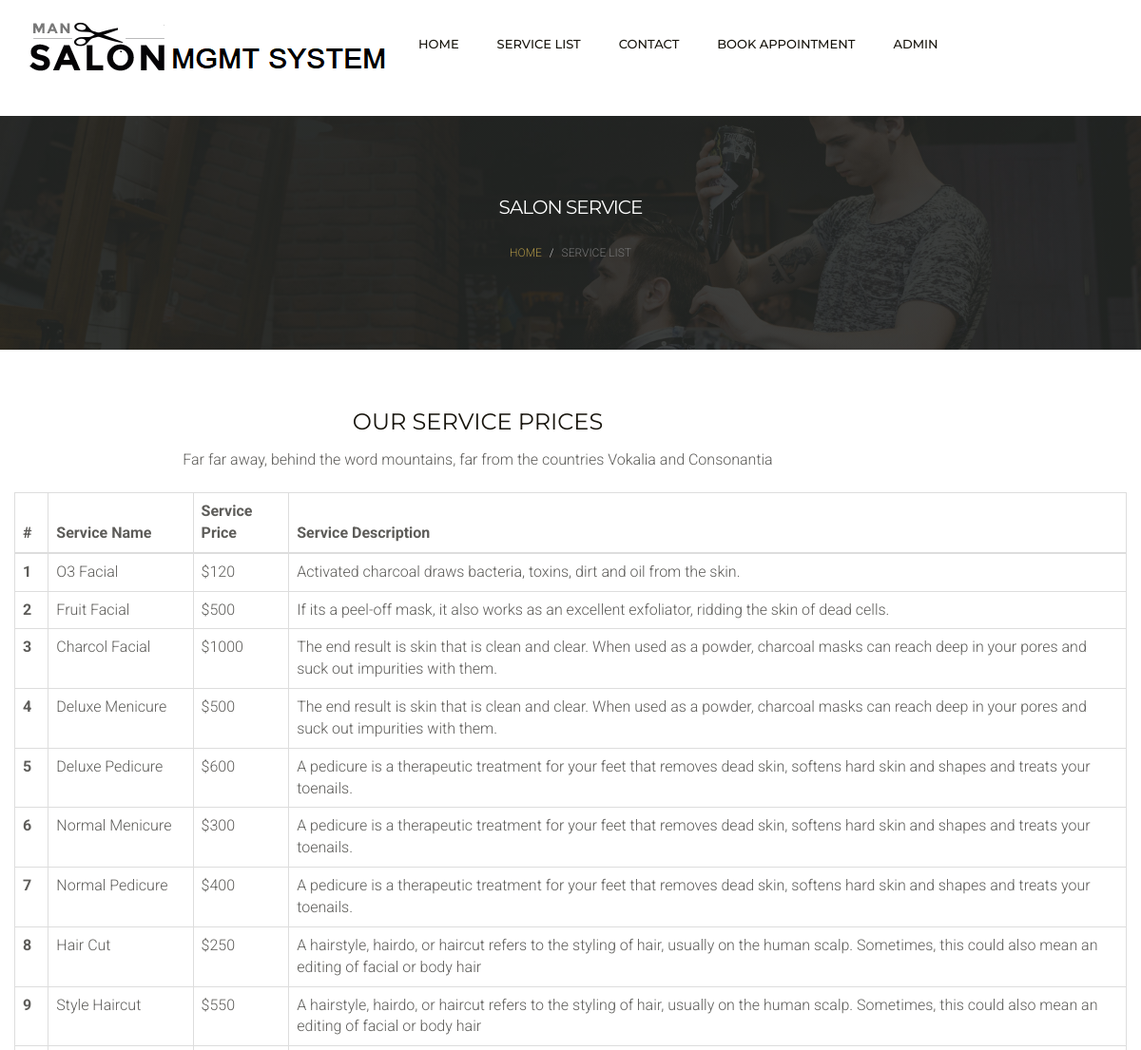
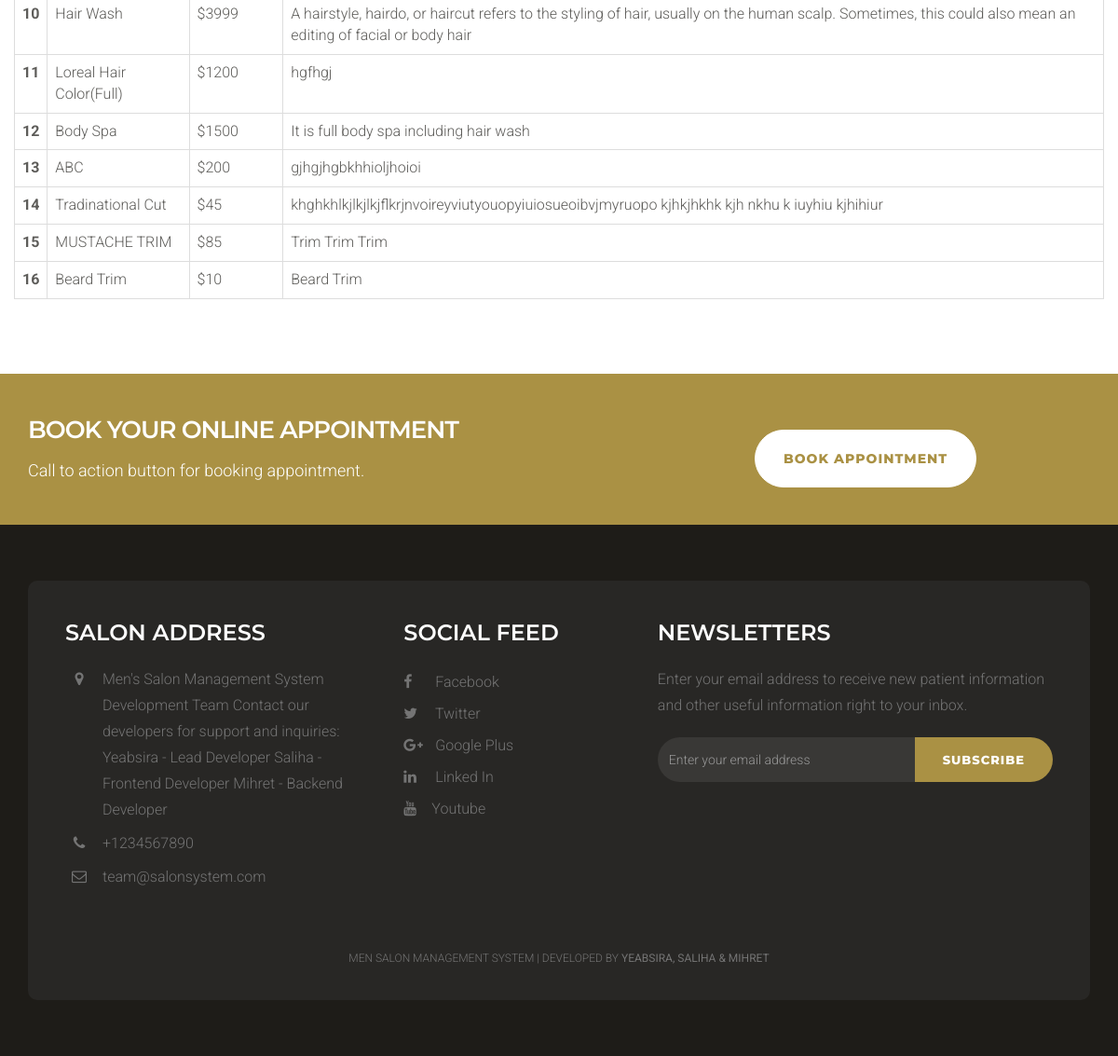
Page /msms/service-list.php on the committed database (2 pictures, top to bottom).
### tables this page shows
CREATE TABLE `tblservices` (
  `ID` int(10) NOT NULL,
  `ServiceName` varchar(200) DEFAULT NULL,
  `Description` mediumtext DEFAULT NULL,
  `Cost` int(10) DEFAULT NULL,
  `CreationDate` timestamp NULL DEFAULT current_timestamp()
);

CREATE TABLE `tblpage` (
  `ID` int(10) NOT NULL,
  `PageType` varchar(200) DEFAULT NULL,
  `PageTitle` mediumtext DEFAULT NULL,
  `PageDescription` mediumtext DEFAULT NULL,
  `Email` varchar(200) DEFAULT NULL,
  `MobileNumber` bigint(10) DEFAULT NULL,
  `UpdationDate` date DEFAULT NULL,
  `Timing` varchar(200) NOT NULL
);

### msms/service-list.php (the view, shortened to what this page needs)
<?php
include('includes/dbconnection.php');
  ?>
<!DOCTYPE html>
<html lang="en">
<head>
    <link href="css/bootstrap.min.css" rel="stylesheet">
    <link href="css/font-awesome.min.css" rel="stylesheet">
    <link href="css/style.css" rel="stylesheet">
</head>
<body>
   <?php include_once('includes/header.php');?>
    <div class="page-header">
        <div class="container">
            <div class="row">
                <div class="col-lg-12 col-md-12 col-sm-12 col-xs-12">
                    <div class="page-caption">
                        <h2 class="page-title">Salon Service</h2>
                        <div class="page-breadcrumb">
                            <ol class="breadcrumb">
                                <li><a href="index.php">Home</a></li>
                                <li class="active">service list</li>
                            </ol>
                        </div>
                    </div>
                </div>
            </div>
        </div>
    </div>
    <div class="content">
        <div class="container">
            <div class="row">
                <div class="col-md-10 heading-section text-center ftco-animate" style="padding-bottom: 20px;">
            <h2 class="mb-4">Our Service Prices</h2>
            <p>Far far away, behind the word mountains, far from the countries Vokalia and Consonantia</p>
          </div>
               <table class="table table-bordered"> <thead> <tr> <th>#</th> <th>Service Name</th> <th>Service Price</th> <th>Service Description</th> </tr> </thead> <tbody>
<?php
$ret=mysqli_query($con,"select *from  tblservices");
$cnt=1;
while ($row=mysqli_fetch_array($ret)) {
?>
             <tr> <th scope="row"><?php echo $cnt;?></th> <td><?php  echo $row['ServiceName'];?></td> <td>$<?php  echo $row['Cost'];?></td> <td><?php  echo $row['Description'];?></td> </tr>   <?php
$cnt=$cnt+1;
}?></tbody> </table>
            </div>
        </div>
    </div>
    <div class="space-small bg-primary">
        <div class="container">
            <div class="row">
                <div class="col-lg-8 col-sm-7 col-md-8 col-xs-12">
                    <h1 class="cta-title">Book your online appointment</h1>
                    <p class="cta-text"> Call to action button for booking appointment.</p>
                </div>
                <div class="col-lg-4 col-sm-5 col-md-4 col-xs-12">
                    <a href="appointment.php" class="btn btn-white btn-lg mt20">Book Appointment</a>
                </div>
            </div>
        </div>
    </div>
    <?php include_once('includes/footer.php');?>
</body>
</html>

### msms/includes/header.php
<div class="header">
        <div class="container">
            <div class="row">
                <div class="col-lg-4 col-md-4 col-sm-12 col-xs-12">
                    <a href="index.php"><img src="images/logo.png" alt=""></a>
                </div>
                <div class="col-lg-8 col-md-4 col-sm-12 col-xs-12">
                    <div class="navigation">
                        <div id="navigation">
                            <ul>
                                <li class="active"><a href="index.php" title="Home">Home</a></li>
                                <li><a href="service-list.php" title="Service List">Service List</a>
                                </li>
                                <li><a href="contact.php" title="Contact Us">Contact</a> </li>
                                <li><a href="appointment.php" title="Styleguide">Book Appointment</a> </li>
                                <li><a href="admin/index.php" title="Contact Us">Admin</a> </li>
                            </ul>
                        </div>
                    </div>
                </div>
            </div>
        </div>
    </div>

### msms/includes/footer.php (shortened to what this page needs)
<?php
include('includes/dbconnection.php');
  ?>
<div class="footer">
        <div class="container">
            <div class="footer-block">
                <div class="row">
                    <div class="col-lg-4 col-md-4 col-sm-6 col-xs-12">
                        <div class="footer-widget">
                            <h2 class="widget-title">Salon Address</h2>
                            <ul class="listnone contact">
                                <?php
$ret=mysqli_query($con,"select * from tblpage where PageType='contactus' ");
while ($row=mysqli_fetch_array($ret)) {
?>
                                <li><i class="fa fa-map-marker"></i> <?php  echo $row['PageDescription'];?> </li>
                                <li><i class="fa fa-phone"></i> +<?php  echo $row['MobileNumber'];?></li>
                                <li><i class="fa fa-envelope-o"></i>  <?php  echo $row['Email'];?></li><?php } ?>
                            </ul>
                        </div>
                    </div>
                    <div class="col-lg-3 col-md-3 col-sm-6 col-xs-12">
                        <div class="footer-widget footer-social">
                            <h2 class="widget-title">Social Feed</h2>
                            <ul class="listnone">
                                <li>
                                    <a href="#"> <i class="fa fa-facebook"></i> Facebook </a>
                                </li>
                                <li><a href="#"><i class="fa fa-twitter"></i> Twitter</a></li>
                                <li><a href="#"><i class="fa fa-google-plus"></i> Google Plus</a></li>
                                <li><a href="#"><i class="fa fa-linkedin"></i> Linked In</a></li>
                                <li>
                                    <a href="#"> <i class="fa fa-youtube"></i>Youtube</a>
                                </li>
                            </ul>
                        </div>
                    </div>
                    <div class="col-lg-5 col-md-5 col-sm-12 col-xs-12">
                        <div class="footer-widget widget-newsletter">
                            <h2 class="widget-title">Newsletters</h2>
                            <p>Enter your email address to receive new patient information and other useful information right to your inbox.</p>
                            <form method="post">
                            <div class="input-group">
                                <input type="text" class="form-control" placeholder="Enter your email address" name="email">
                                <span class="input-group-btn">
                            <button class="btn btn-default" type="submit" value="submit" name="sub">Subscribe</button>
                            </span>
                            </div></form>
                        </div>
                    </div>
                </div>
                <div class="tiny-footer">
                    <div class="row">
                        <div class="col-lg-12 col-md-12 col-sm-12 col-xs-12">
                            <div class="copyright-content">
                                <p> Men Salon Management System | Developed by <strong>Yeabsira, Saliha & Mihret</strong></p>
                            </div>
                        </div>
                    </div>
                </div>
            </div>
        </div>
    </div>

### rows in the picture
tblservices: ServiceName "O3 Facial", Cost "120", Description "Activated charcoal draws bacteria, toxins, dirt and oil from the skin."
tblservices: ServiceName "Fruit Facial", Cost "500", Description "If its a peel-off mask, it also works as an excellent exfoliator, ridding the skin of dead cells."
tblservices: ServiceName "Charcol Facial", Cost "1000", Description "The end result is skin that is clean and clear. When used as a powder, charcoal masks can reach deep in your pores and suck out impurities with them."
tblservices: ServiceName "Deluxe Menicure", Cost "500", Description "The end result is skin that is clean and clear. When used as a powder, charcoal masks can reach deep in your pores and suck out impurities with them."
tblservices: ServiceName "Deluxe Pedicure", Cost "600", Description "A pedicure is a therapeutic treatment for your feet that removes dead skin, softens hard skin and shapes and treats your toenails."
tblservices: ServiceName "Normal Menicure", Cost "300", Description "A pedicure is a therapeutic treatment for your feet that removes dead skin, softens hard skin and shapes and treats your toenails."
tblservices: ServiceName "Normal Pedicure", Cost "400", Description "A pedicure is a therapeutic treatment for your feet that removes dead skin, softens hard skin and shapes and treats your toenails."
tblservices: ServiceName "Hair Cut", Cost "250", Description "A hairstyle, hairdo, or haircut refers to the styling of hair, usually on the human scalp. Sometimes, this could also mean an editing of facial or body hair"
tblservices: ServiceName "Style Haircut", Cost "550", Description "A hairstyle, hairdo, or haircut refers to the styling of hair, usually on the human scalp. Sometimes, this could also mean an editing of facial or body hair"
tblservices: ServiceName "Hair Wash", Cost "3999", Description "A hairstyle, hairdo, or haircut refers to the styling of hair, usually on the human scalp. Sometimes, this could also mean an editing of facial or body hair"
tblservices: ServiceName "Loreal Hair Color(Full)", Cost "1200", Description "hgfhgj"
tblservices: ServiceName "Body Spa", Cost "1500", Description "It is full body spa including hair wash"
tblservices: ServiceName "ABC", Cost "200", Description "gjhgjhgbkhhioljhoioi"
tblservices: ServiceName "Tradinational Cut", Cost "45", Description "khghkhlkjlkjlkjflkrjnvoireyviutyouopyiuiosueoibvjmyruopo kjhkjhkhk kjh nkhu k iuyhiu kjhihiur"
tblservices: ServiceName "MUSTACHE TRIM", Cost "85", Description "Trim Trim Trim"
tblservices: ServiceName "Beard Trim", Cost "10", Description "Beard Trim"
tblpage: PageDescription "Men's Salon Management System Development Team Contact our developers for support and inquiries: Yeabsira - Lead Developer Saliha - Frontend Developer Mihret - Backend Developer", MobileNumber "1234567890", Email "team@salonsystem.com"
